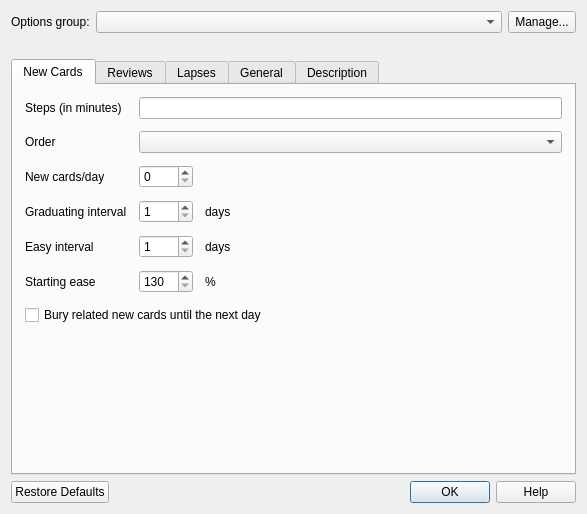
<?xml version="1.0" encoding="UTF-8"?>
<ui version="4.0">
 <class>Dialog</class>
 <widget class="QDialog" name="Dialog">
  <property name="geometry">
   <rect>
    <x>0</x>
    <y>0</y>
    <width>587</width>
    <height>514</height>
   </rect>
  </property>
  <layout class="QVBoxLayout" name="verticalLayout">
   <item>
    <layout class="QHBoxLayout" name="horizontalLayout_2">
     <item>
      <widget class="QLabel" name="label_31">
       <property name="text">
        <string>Options group:</string>
       </property>
      </widget>
     </item>
     <item>
      <widget class="QComboBox" name="dconf">
       <property name="sizePolicy">
        <sizepolicy hsizetype="Preferred" vsizetype="Fixed">
         <horstretch>3</horstretch>
         <verstretch>0</verstretch>
        </sizepolicy>
       </property>
      </widget>
     </item>
     <item>
      <widget class="QToolButton" name="confOpts">
       <property name="maximumSize">
        <size>
         <width>16777215</width>
         <height>32</height>
        </size>
       </property>
       <property name="text">
        <string>Manage...</string>
       </property>
       <property name="toolButtonStyle">
        <enum>Qt::ToolButtonTextBesideIcon</enum>
       </property>
       <property name="arrowType">
        <enum>Qt::NoArrow</enum>
       </property>
      </widget>
     </item>
    </layout>
   </item>
   <item>
    <widget class="QLabel" name="count">
     <property name="styleSheet">
      <string notr="true">* { color: red }</string>
     </property>
     <property name="text">
      <string/>
     </property>
     <property name="alignment">
      <set>Qt::AlignCenter</set>
     </property>
     <property name="wordWrap">
      <bool>true</bool>
     </property>
    </widget>
   </item>
   <item>
    <widget class="QTabWidget" name="tabWidget">
     <property name="currentIndex">
      <number>0</number>
     </property>
     <widget class="QWidget" name="tab">
      <attribute name="title">
       <string>New Cards</string>
      </attribute>
      <layout class="QVBoxLayout" name="verticalLayout_2">
       <property name="leftMargin">
        <number>12</number>
       </property>
       <property name="topMargin">
        <number>12</number>
       </property>
       <property name="rightMargin">
        <number>12</number>
       </property>
       <property name="bottomMargin">
        <number>12</number>
       </property>
       <item>
        <layout class="QGridLayout" name="gridLayout">
         <property name="spacing">
          <number>12</number>
         </property>
         <item row="5" column="2">
          <widget class="QLabel" name="label_27">
           <property name="text">
            <string>%</string>
           </property>
          </widget>
         </item>
         <item row="5" column="0">
          <widget class="QLabel" name="label_24">
           <property name="text">
            <string>Starting ease</string>
           </property>
          </widget>
         </item>
         <item row="5" column="1">
          <widget class="QSpinBox" name="lrnFactor">
           <property name="minimum">
            <number>130</number>
           </property>
           <property name="maximum">
            <number>999</number>
           </property>
          </widget>
         </item>
         <item row="1" column="0">
          <widget class="QLabel" name="label_8">
           <property name="text">
            <string>Order</string>
           </property>
          </widget>
         </item>
         <item row="4" column="1">
          <widget class="QSpinBox" name="lrnEasyInt">
           <property name="minimum">
            <number>1</number>
           </property>
          </widget>
         </item>
         <item row="3" column="1">
          <widget class="QSpinBox" name="lrnGradInt">
           <property name="minimum">
            <number>1</number>
           </property>
          </widget>
         </item>
         <item row="2" column="2">
          <widget class="QLabel" name="newplim">
           <property name="text">
            <string/>
           </property>
          </widget>
         </item>
         <item row="4" column="0">
          <widget class="QLabel" name="label_5">
           <property name="text">
            <string>Easy interval</string>
           </property>
          </widget>
         </item>
         <item row="3" column="0">
          <widget class="QLabel" name="label_4">
           <property name="text">
            <string>Graduating interval</string>
           </property>
          </widget>
         </item>
         <item row="2" column="1">
          <widget class="QSpinBox" name="newPerDay">
           <property name="maximum">
            <number>9999</number>
           </property>
          </widget>
         </item>
         <item row="2" column="0">
          <widget class="QLabel" name="label_6">
           <property name="text">
            <string>New cards/day</string>
           </property>
          </widget>
         </item>
         <item row="0" column="1" colspan="2">
          <widget class="QLineEdit" name="lrnSteps"/>
         </item>
         <item row="0" column="0">
          <widget class="QLabel" name="label_2">
           <property name="text">
            <string>Steps (in minutes)</string>
           </property>
          </widget>
         </item>
         <item row="1" column="1" colspan="2">
          <widget class="QComboBox" name="newOrder"/>
         </item>
         <item row="6" column="0" colspan="3">
          <widget class="QCheckBox" name="bury">
           <property name="text">
            <string>Bury related new cards until the next day</string>
           </property>
          </widget>
         </item>
         <item row="4" column="2">
          <widget class="QLabel" name="label_9">
           <property name="text">
            <string>days</string>
           </property>
          </widget>
         </item>
         <item row="3" column="2">
          <widget class="QLabel" name="label_7">
           <property name="sizePolicy">
            <sizepolicy hsizetype="Expanding" vsizetype="Preferred">
             <horstretch>0</horstretch>
             <verstretch>0</verstretch>
            </sizepolicy>
           </property>
           <property name="text">
            <string>days</string>
           </property>
          </widget>
         </item>
        </layout>
       </item>
       <item>
        <spacer name="verticalSpacer">
         <property name="orientation">
          <enum>Qt::Vertical</enum>
         </property>
         <property name="sizeHint" stdset="0">
          <size>
           <width>20</width>
           <height>40</height>
          </size>
         </property>
        </spacer>
       </item>
      </layout>
     </widget>
     <widget class="QWidget" name="tab_3">
      <attribute name="title">
       <string>Reviews</string>
      </attribute>
      <layout class="QVBoxLayout" name="verticalLayout_4">
       <property name="leftMargin">
        <number>12</number>
       </property>
       <property name="topMargin">
        <number>12</number>
       </property>
       <property name="rightMargin">
        <number>12</number>
       </property>
       <property name="bottomMargin">
        <number>12</number>
       </property>
       <item>
        <layout class="QGridLayout" name="gridLayout_3">
         <property name="spacing">
          <number>12</number>
         </property>
         <item row="1" column="0">
          <widget class="QLabel" name="label_20">
           <property name="text">
            <string>Easy bonus</string>
           </property>
          </widget>
         </item>
         <item row="1" column="1">
          <widget class="QSpinBox" name="easyBonus">
           <property name="minimum">
            <number>100</number>
           </property>
           <property name="maximum">
            <number>1000</number>
           </property>
           <property name="singleStep">
            <number>5</number>
           </property>
          </widget>
         </item>
         <item row="1" column="2">
          <widget class="QLabel" name="label_21">
           <property name="text">
            <string>%</string>
           </property>
          </widget>
         </item>
         <item row="2" column="2">
          <widget class="QLabel" name="label_34">
           <property name="text">
            <string>%</string>
           </property>
          </widget>
         </item>
         <item row="0" column="1">
          <widget class="QSpinBox" name="revPerDay">
           <property name="minimum">
            <number>0</number>
           </property>
           <property name="maximum">
            <number>9999</number>
           </property>
          </widget>
         </item>
         <item row="2" column="0">
          <widget class="QLabel" name="label_33">
           <property name="text">
            <string>Interval modifier</string>
           </property>
          </widget>
         </item>
         <item row="0" column="0">
          <widget class="QLabel" name="label_37">
           <property name="text">
            <string>Maximum reviews/day</string>
           </property>
          </widget>
         </item>
         <item row="3" column="0">
          <widget class="QLabel" name="label_3">
           <property name="text">
            <string>Maximum interval</string>
           </property>
          </widget>
         </item>
         <item row="3" column="1">
          <widget class="QSpinBox" name="maxIvl">
           <property name="minimum">
            <number>1</number>
           </property>
           <property name="maximum">
            <number>99999</number>
           </property>
          </widget>
         </item>
         <item row="3" column="2">
          <widget class="QLabel" name="label_23">
           <property name="text">
            <string>days</string>
           </property>
          </widget>
         </item>
         <item row="0" column="2">
          <widget class="QLabel" name="revplim">
           <property name="text">
            <string/>
           </property>
          </widget>
         </item>
         <item row="2" column="1">
          <widget class="QDoubleSpinBox" name="fi1">
           <property name="decimals">
            <number>0</number>
           </property>
           <property name="minimum">
            <double>0.000000000000000</double>
           </property>
           <property name="maximum">
            <double>999.000000000000000</double>
           </property>
           <property name="singleStep">
            <double>1.000000000000000</double>
           </property>
           <property name="value">
            <double>100.000000000000000</double>
           </property>
          </widget>
         </item>
         <item row="5" column="0" colspan="3">
          <widget class="QCheckBox" name="buryRev">
           <property name="text">
            <string>Bury related reviews until the next day</string>
           </property>
          </widget>
         </item>
         <item row="4" column="0">
          <widget class="QLabel" name="hardFactorLabel">
           <property name="text">
            <string>Hard interval</string>
           </property>
          </widget>
         </item>
         <item row="4" column="1">
          <widget class="QSpinBox" name="hardFactor">
           <property name="minimum">
            <number>5</number>
           </property>
           <property name="maximum">
            <number>120</number>
           </property>
          </widget>
         </item>
         <item row="4" column="2">
          <widget class="QLabel" name="label_15">
           <property name="text">
            <string>%</string>
           </property>
          </widget>
         </item>
        </layout>
       </item>
       <item>
        <spacer name="verticalSpacer_3">
         <property name="orientation">
          <enum>Qt::Vertical</enum>
         </property>
         <property name="sizeHint" stdset="0">
          <size>
           <width>20</width>
           <height>152</height>
          </size>
         </property>
        </spacer>
       </item>
      </layout>
     </widget>
     <widget class="QWidget" name="tab_2">
      <attribute name="title">
       <string>Lapses</string>
      </attribute>
      <layout class="QVBoxLayout" name="verticalLayout_3">
       <property name="leftMargin">
        <number>12</number>
       </property>
       <property name="topMargin">
        <number>12</number>
       </property>
       <property name="rightMargin">
        <number>12</number>
       </property>
       <property name="bottomMargin">
        <number>12</number>
       </property>
       <item>
        <layout class="QGridLayout" name="gridLayout_2">
         <property name="spacing">
          <number>12</number>
         </property>
         <item row="0" column="0">
          <widget class="QLabel" name="label_17">
           <property name="text">
            <string>Steps (in minutes)</string>
           </property>
          </widget>
         </item>
         <item row="0" column="1" colspan="2">
          <widget class="QLineEdit" name="lapSteps"/>
         </item>
         <item row="1" column="0">
          <widget class="QLabel" name="label">
           <property name="text">
            <string>New interval</string>
           </property>
          </widget>
         </item>
         <item row="3" column="0">
          <widget class="QLabel" name="label_10">
           <property name="text">
            <string>Leech threshold</string>
           </property>
          </widget>
         </item>
         <item row="3" column="1">
          <widget class="QSpinBox" name="leechThreshold"/>
         </item>
         <item row="3" column="2">
          <widget class="QLabel" name="label_11">
           <property name="sizePolicy">
            <sizepolicy hsizetype="Expanding" vsizetype="Preferred">
             <horstretch>0</horstretch>
             <verstretch>0</verstretch>
            </sizepolicy>
           </property>
           <property name="text">
            <string>lapses</string>
           </property>
          </widget>
         </item>
         <item row="4" column="0">
          <widget class="QLabel" name="label_12">
           <property name="text">
            <string>Leech action</string>
           </property>
          </widget>
         </item>
         <item row="2" column="1">
          <widget class="QSpinBox" name="lapMinInt">
           <property name="minimum">
            <number>1</number>
           </property>
           <property name="maximum">
            <number>99</number>
           </property>
          </widget>
         </item>
         <item row="2" column="0">
          <widget class="QLabel" name="label_13">
           <property name="text">
            <string>Minimum interval</string>
           </property>
          </widget>
         </item>
         <item row="2" column="2">
          <widget class="QLabel" name="label_14">
           <property name="text">
            <string>days</string>
           </property>
          </widget>
         </item>
         <item row="4" column="1" colspan="2">
          <layout class="QHBoxLayout" name="horizontalLayout">
           <item>
            <widget class="QComboBox" name="leechAction">
             <item>
              <property name="text">
               <string>Suspend Card</string>
              </property>
             </item>
             <item>
              <property name="text">
               <string>Tag Only</string>
              </property>
             </item>
            </widget>
           </item>
           <item>
            <spacer name="horizontalSpacer">
             <property name="orientation">
              <enum>Qt::Horizontal</enum>
             </property>
             <property name="sizeHint" stdset="0">
              <size>
               <width>40</width>
               <height>20</height>
              </size>
             </property>
            </spacer>
           </item>
          </layout>
         </item>
         <item row="1" column="2">
          <widget class="QLabel" name="label_28">
           <property name="text">
            <string>%</string>
           </property>
          </widget>
         </item>
         <item row="1" column="1">
          <widget class="QSpinBox" name="lapMult">
           <property name="maximum">
            <number>100</number>
           </property>
           <property name="singleStep">
            <number>5</number>
           </property>
          </widget>
         </item>
        </layout>
       </item>
       <item>
        <spacer name="verticalSpacer_2">
         <property name="orientation">
          <enum>Qt::Vertical</enum>
         </property>
         <property name="sizeHint" stdset="0">
          <size>
           <width>20</width>
           <height>72</height>
          </size>
         </property>
        </spacer>
       </item>
      </layout>
     </widget>
     <widget class="QWidget" name="tab_5">
      <attribute name="title">
       <string>General</string>
      </attribute>
      <layout class="QVBoxLayout" name="verticalLayout_6">
       <property name="leftMargin">
        <number>12</number>
       </property>
       <property name="topMargin">
        <number>12</number>
       </property>
       <property name="rightMargin">
        <number>12</number>
       </property>
       <property name="bottomMargin">
        <number>12</number>
       </property>
       <item>
        <layout class="QGridLayout" name="gridLayout_5">
         <property name="spacing">
          <number>12</number>
         </property>
         <item row="0" column="1">
          <widget class="QSpinBox" name="maxTaken">
           <property name="minimum">
            <number>30</number>
           </property>
           <property name="maximum">
            <number>3600</number>
           </property>
           <property name="singleStep">
            <number>10</number>
           </property>
          </widget>
         </item>
         <item row="0" column="2">
          <widget class="QLabel" name="label_26">
           <property name="text">
            <string>seconds</string>
           </property>
          </widget>
         </item>
         <item row="0" column="0">
          <widget class="QLabel" name="label_25">
           <property name="text">
            <string>Ignore answer times longer than</string>
           </property>
          </widget>
         </item>
        </layout>
       </item>
       <item>
        <widget class="QCheckBox" name="showTimer">
         <property name="text">
          <string>Show answer timer</string>
         </property>
        </widget>
       </item>
       <item>
        <widget class="QCheckBox" name="autoplaySounds">
         <property name="text">
          <string>Automatically play audio</string>
         </property>
        </widget>
       </item>
       <item>
        <widget class="QCheckBox" name="replayQuestion">
         <property name="text">
          <string>Always include question side when replaying audio</string>
         </property>
         <property name="checked">
          <bool>false</bool>
         </property>
        </widget>
       </item>
       <item>
        <spacer name="verticalSpacer_5">
         <property name="orientation">
          <enum>Qt::Vertical</enum>
         </property>
         <property name="sizeHint" stdset="0">
          <size>
           <width>20</width>
           <height>199</height>
          </size>
         </property>
        </spacer>
       </item>
      </layout>
     </widget>
     <widget class="QWidget" name="tab_4">
      <attribute name="title">
       <string>Description</string>
      </attribute>
      <layout class="QVBoxLayout" name="verticalLayout_5">
       <property name="spacing">
        <number>12</number>
       </property>
       <property name="leftMargin">
        <number>12</number>
       </property>
       <property name="topMargin">
        <number>12</number>
       </property>
       <property name="rightMargin">
        <number>12</number>
       </property>
       <property name="bottomMargin">
        <number>12</number>
       </property>
       <item>
        <widget class="QLabel" name="label_22">
         <property name="text">
          <string>Description to show on study screen (current deck only):</string>
         </property>
        </widget>
       </item>
       <item>
        <widget class="QTextEdit" name="desc"/>
       </item>
      </layout>
     </widget>
    </widget>
   </item>
   <item>
    <widget class="QDialogButtonBox" name="buttonBox">
     <property name="orientation">
      <enum>Qt::Horizontal</enum>
     </property>
     <property name="standardButtons">
      <set>QDialogButtonBox::Help|QDialogButtonBox::Ok|QDialogButtonBox::RestoreDefaults</set>
     </property>
    </widget>
   </item>
  </layout>
 </widget>
 <tabstops>
  <tabstop>dconf</tabstop>
  <tabstop>confOpts</tabstop>
  <tabstop>tabWidget</tabstop>
  <tabstop>lrnSteps</tabstop>
  <tabstop>newOrder</tabstop>
  <tabstop>newPerDay</tabstop>
  <tabstop>lrnGradInt</tabstop>
  <tabstop>lrnEasyInt</tabstop>
  <tabstop>lrnFactor</tabstop>
  <tabstop>bury</tabstop>
  <tabstop>revPerDay</tabstop>
  <tabstop>easyBonus</tabstop>
  <tabstop>fi1</tabstop>
  <tabstop>maxIvl</tabstop>
  <tabstop>hardFactor</tabstop>
  <tabstop>buryRev</tabstop>
  <tabstop>lapSteps</tabstop>
  <tabstop>lapMult</tabstop>
  <tabstop>lapMinInt</tabstop>
  <tabstop>leechThreshold</tabstop>
  <tabstop>leechAction</tabstop>
  <tabstop>maxTaken</tabstop>
  <tabstop>showTimer</tabstop>
  <tabstop>autoplaySounds</tabstop>
  <tabstop>replayQuestion</tabstop>
  <tabstop>desc</tabstop>
 </tabstops>
 <resources>
  <include location="icons.qrc"/>
 </resources>
 <connections>
  <connection>
   <sender>buttonBox</sender>
   <signal>accepted()</signal>
   <receiver>Dialog</receiver>
   <slot>accept()</slot>
   <hints>
    <hint type="sourcelabel">
     <x>254</x>
     <y>320</y>
    </hint>
    <hint type="destinationlabel">
     <x>157</x>
     <y>274</y>
    </hint>
   </hints>
  </connection>
  <connection>
   <sender>buttonBox</sender>
   <signal>rejected()</signal>
   <receiver>Dialog</receiver>
   <slot>reject()</slot>
   <hints>
    <hint type="sourcelabel">
     <x>322</x>
     <y>320</y>
    </hint>
    <hint type="destinationlabel">
     <x>286</x>
     <y>274</y>
    </hint>
   </hints>
  </connection>
 </connections>
</ui>
